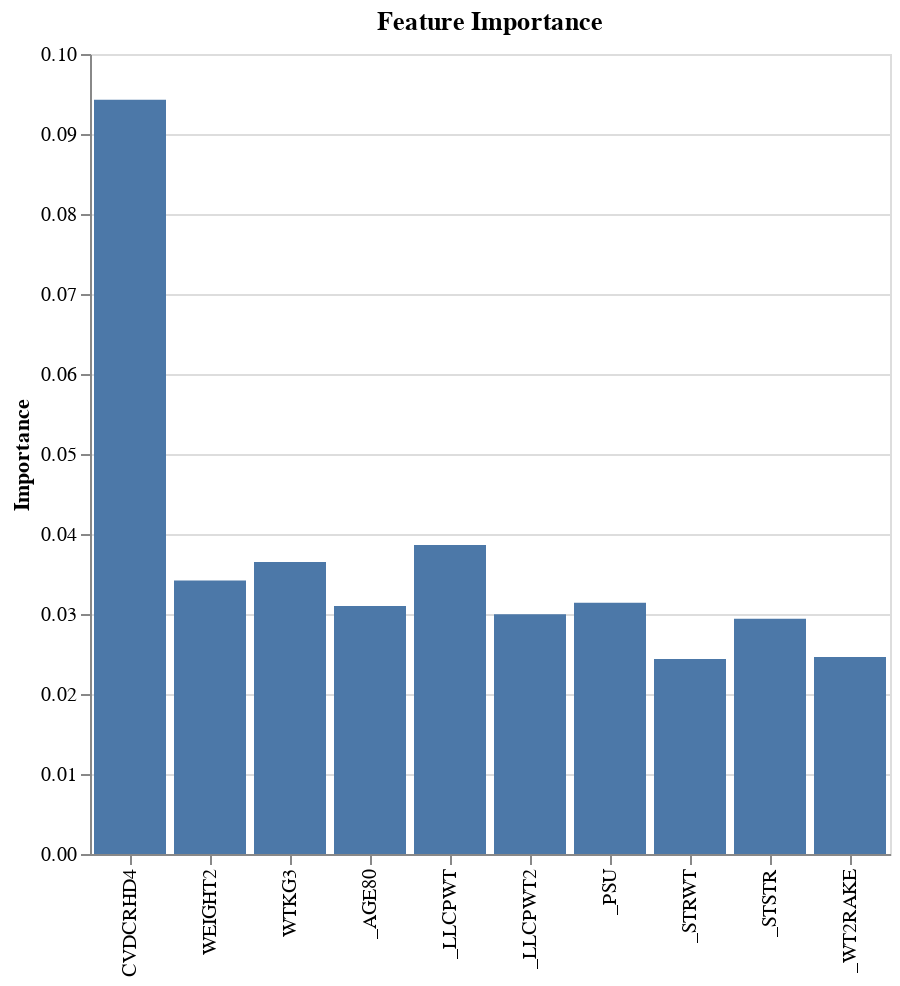

The notebook cell saved with this chart:
### Markdown cell above
since the data overrepresents non-heart attacks this is also mostly predircted

otimize the model for the detection of heart attacks

### Code cell
# Trainieren Sie einen Random Forest Classifier
rfc = RandomForestClassifier(n_estimators=100, random_state=42)
rfc.fit(X, y)

# Extrahieren Sie die Feature-Importance-Werte
importances = rfc.feature_importances_

# Erstellen Sie ein DataFrame, um die Feature-Importance-Werte anzuzeigen
feature_importances = pd.DataFrame({"Feature": X.columns, "Importance": importances})
feature_importances = feature_importances.sort_values("Importance", ascending=False).reset_index(drop=True)

# plot the 10 most important features as chart
alt.Chart(feature_importances.head(10)).mark_bar().encode(
    x=alt.X('Feature', title=''),
    y='Importance',
    tooltip=[alt.Tooltip(field='Feature', type='nominal', title='Feature'), 'Importance']
).properties(
    width=400,
    height=400,
    title='Feature Importance'
)

### Figure 1 — Vega specification as saved in the notebook (floating-point values rounded to 4 significant figures)
{"$schema": "https://vega.github.io/schema/vega/v5.json", "data": [{"name": "source_0", "values": [{"Feature": "CVDCRHD4", "Importance": 0.09428, "Importance_end": 0.09428, "Importance_start": 0.0}, {"Feature": "_LLCPWT", "Importance": 0.03862, "Importance_end": 0.03862, "Importance_start": 0.0}, {"Feature": "WTKG3", "Importance": 0.03649, "Importance_end": 0.03649, "Importance_start": 0.0}, {"Feature": "WEIGHT2", "Importance": 0.0342, "Importance_end": 0.0342, "Importance_start": 0.0}, {"Feature": "_PSU", "Importance": 0.03142, "Importance_end": 0.03142, "Importance_start": 0.0}, {"Feature": "_AGE80", "Importance": 0.03099, "Importance_end": 0.03099, "Importance_start": 0.0}, {"Feature": "_LLCPWT2", "Importance": 0.02997, "Importance_end": 0.02997, "Importance_start": 0.0}, {"Feature": "_STSTR", "Importance": 0.02942, "Importance_end": 0.02942, "Importance_start": 0.0}, {"Feature": "_WT2RAKE", "Importance": 0.02462, "Importance_end": 0.02462, "Importance_start": 0.0}, {"Feature": "_STRWT", "Importance": 0.02438, "Importance_end": 0.02438, "Importance_start": 0.0}]}, {"name": "source_0_x_domain_Feature", "values": [{"Feature": "CVDCRHD4"}, {"Feature": "_LLCPWT"}, {"Feature": "WTKG3"}, {"Feature": "WEIGHT2"}, {"Feature": "_PSU"}, {"Feature": "_AGE80"}, {"Feature": "_LLCPWT2"}, {"Feature": "_STSTR"}, {"Feature": "_WT2RAKE"}, {"Feature": "_STRWT"}]}], "marks": [{"type": "rect", "name": "marks", "from": {"data": "source_0"}, "encode": {"update": {"description": {"signal": "\"Feature: \" + (isValid(datum[\"Feature\"]) ? datum[\"Feature\"] : \"\"+datum[\"Feature\"]) + \"; Importance: \" + (format(datum[\"Importance\"], \"\"))"}, "fill": {"value": "#4c78a8"}, "tooltip": {"signal": "{\"Feature\": isValid(datum[\"Feature\"]) ? datum[\"Feature\"] : \"\"+datum[\"Feature\"], \"Importance\": format(datum[\"Importance\"], \"\")}"}, "y": {"field": "Importance_end", "scale": "y"}, "y2": {"field": "Importance_start", "scale": "y"}, "x": {"field": "Feature", "scale": "x"}, "ariaRoleDescription": {"value": "bar"}, "width": {"signal": "max(0.25, bandwidth('x'))"}}}, "style": ["bar"]}], "scales": [{"name": "x", "type": "band", "domain": {"data": "source_0_x_domain_Feature", "field": "Feature", "sort": true}, "range": [0, {"signal": "width"}], "paddingOuter": 0.05, "paddingInner": 0.1}, {"name": "y", "type": "linear", "domain": {"data": "source_0", "fields": ["Importance_start", "Importance_end"]}, "range": [{"signal": "height"}, 0], "zero": true, "nice": true}], "axes": [{"scale": "y", "zindex": 0, "ticks": false, "aria": false, "labels": false, "grid": true, "gridScale": "x", "maxExtent": 0, "minExtent": 0, "tickCount": {"signal": "ceil(height/40)"}, "domain": false, "orient": "left"}, {"scale": "x", "labelAngle": 270, "orient": "bottom", "labelAlign": "right", "labelBaseline": "middle", "grid": false, "zindex": 0}, {"scale": "y", "orient": "left", "labelOverlap": true, "zindex": 0, "title": "Importance", "tickCount": {"signal": "ceil(height/40)"}, "grid": false}], "title": {"text": "Feature Importance", "frame": "group"}, "height": 400, "background": "white", "width": 400, "padding": 5, "style": "cell"}
